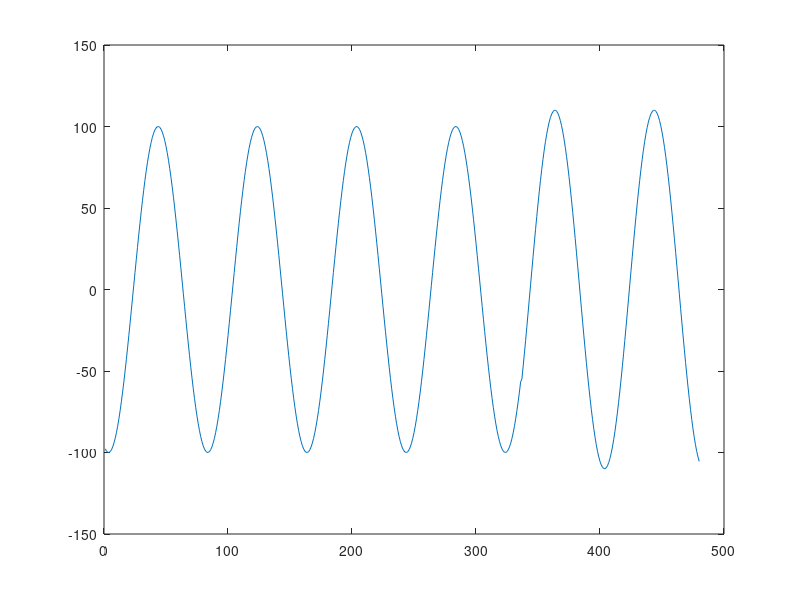

Here is the MATLAB script that generated this plot: (Note: this script raises an error after producing the figure.)
% Estimation of Sincrophasors with discontinuities
% using MATLAB optimization toolbox 
clear all; close all; clc;

%signal generation
F0 = 60; %Hz
F1 = 60; %Hz
SampleRate = 4800; %Hz
dt = 1/SampleRate;
AnalysisCycles = 6;
NSamples = floor(AnalysisCycles*SampleRate/F0);
n = -NSamples/2:(NSamples/2-1); %discrete time vector
tau_pp = 0.7; % relative time of step in percent of total time 
tau_0 = (tau_pp - 0.5)*NSamples; %discrete time displacement
n = n - tau_0;
t = n*dt; %time vector
Vm = 100; %70*sqrt(2);
Ps = -120; %phase in degrees

% Phase in radians
Ph = Ps*pi/180;

KaS = 0;   % IEEE Std phase (angle) step index: 10 degrees
KxS = 0.1;   % magnitude step index: 0.1 
Wf = 2*pi*F1;  % fundamental frequency

Xm = Vm; %for now, single phase; TODO: 6-channels
Ain = zeros(length(Xm),length(t));
% Amplitude Step: applied after time passes 0
i = 1;
Ain(i,:) = Xm(i);
Ain(i,t >= 0) = Ain(i,t >= 0) * (1 + KxS(i));
%Phase step
Theta(i,:) = (Wf(i)*t) ...                         % Fundamental
                 + Ph(i);               % phase shift
Theta(i,t >= 0) = Theta(i,t >= 0) + (KaS(i) * pi/180);
cSignal = (Ain.*exp(-1i.*Theta));
SNR = 90; %dB SNR = 20 log_10 Asinal/Aruido => Aruido = Asinal/10^(SNR/20)
Aruido = Vm/10^(SNR/20);
Signal = real(cSignal) + Aruido*(rand(1,length(t))-0.5);

plot(Signal)

%%%% Estimation of tau
%addpath('.\common')
%load filter_PB20_20Hz_5th % b20 a20 (elliptic lowpass filter with 20Hz passband and zero at 60 Hz)
br = 0.05*NSamples; % 5% of NSamples are taken off at the beggining and end
z=hilbert(Signal');  % calculates the analytic signal associated with Signal
f=phase(z(2:end,:).*conj(z(1:end-1,:)));  % Hilbert estimate of the instantaneous frequency of xds_f
f=f-median(f(br:end-br));
figure
Ain = (Ain - mean(Ain))./abs(Ain);
nn = 1:(NSamples-1);
%plot(nn,abs(f)); title('Instantaneous frequency (abs)')

plot(nn,f); title('Instantaneous frequency (abs)')

% figure
% plot(f.^2); title('IF ^2');

[ifmax, imax] = max(abs(f(br:end-br)));

tau_e = (br + imax - 1)*dt
tau = (tau_0 + NSamples/2)*dt

tau_error = abs(tau_e - tau)
